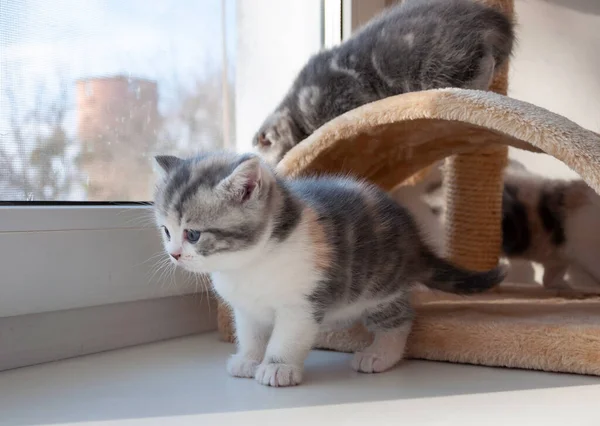
#> input picture photo/cat.jpg, 600 x 426 px
$ python masking.py
#> lines starting #> are read from the running program, lines starting #| are printed output that depends on the picture
import cv2 as cv
import numpy as np


img = cv.imread('photo/cat.jpg')
#> img is the input picture: shape (426, 600, 3); mean B, G, R 138, 140.6, 148.9
cv.imshow('cats',img)

blank =np.zeros(img.shape[:2],dtype='uint8')
cv.imshow('blank image',blank)

#circle = cv.circle(blank.copy,(img.shape[1]//2,img.shape[0]//2), 100, 255 ,-1)

rectangle =cv.rectangle(blank.copy(),(30,30),(370,370), 255, -1)

masked = cv.bitwise_and(img,img, mask=rectangle)
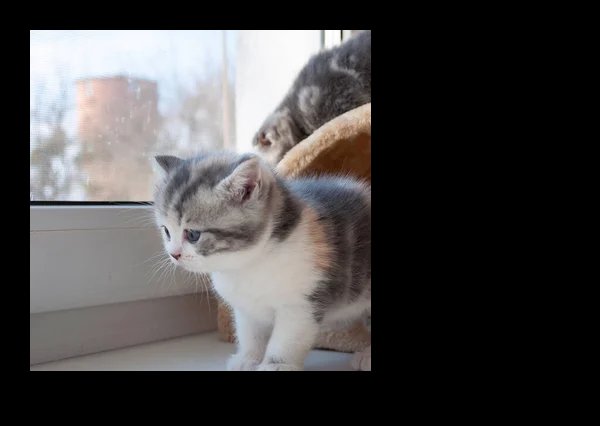
#> masked: shape (426, 600, 3); mean B, G, R 69.7, 69.6, 71.6
cv.imshow("masked img", masked)

cv.waitKey(-1)

$ run again, with photo/rabbit.jpg copied over photo/cat.jpg
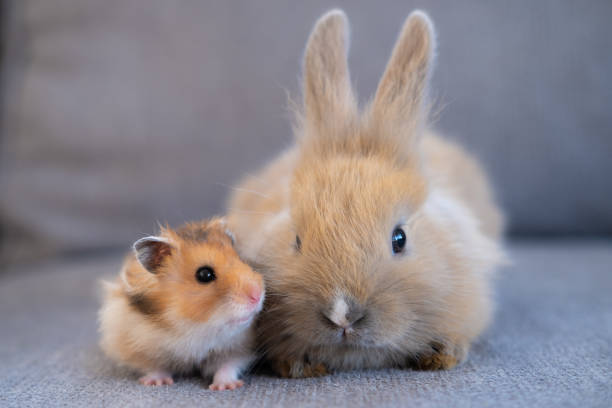
#> input picture photo/rabbit.jpg, 612 x 408 px
#> img is the input picture: shape (408, 612, 3); mean B, G, R 137.8, 132.1, 138
#> `masked = cv.bitwise_and(img,img, mask=rectangle)`:
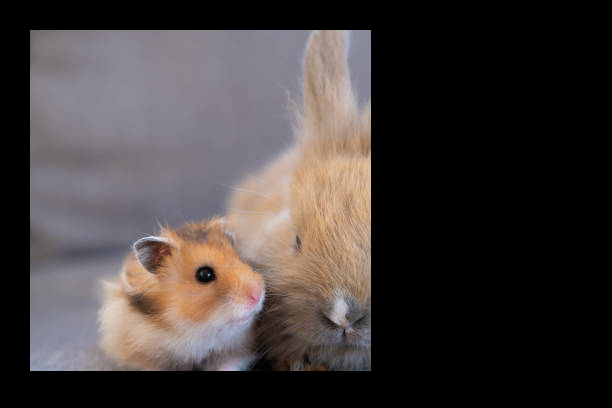
#> masked: shape (408, 612, 3); mean B, G, R 59.6, 60.5, 67
